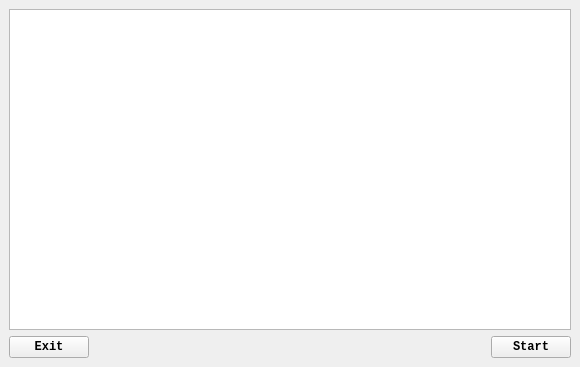
<?xml version="1.0" encoding="UTF-8"?>
<ui version="4.0">
 <class>MainWindow</class>
 <widget class="QMainWindow" name="MainWindow">
  <property name="geometry">
   <rect>
    <x>0</x>
    <y>0</y>
    <width>580</width>
    <height>367</height>
   </rect>
  </property>
  <property name="font">
   <font>
    <family>Courier New</family>
    <bold>true</bold>
   </font>
  </property>
  <property name="windowTitle">
   <string>Gene Count++</string>
  </property>
  <widget class="QWidget" name="centralwidget">
   <layout class="QVBoxLayout" name="verticalLayout">
    <item>
     <widget class="QPlainTextEdit" name="gc_output">
      <property name="font">
       <font>
        <family>Courier New</family>
        <bold>true</bold>
       </font>
      </property>
      <property name="readOnly">
       <bool>true</bool>
      </property>
     </widget>
    </item>
    <item>
     <layout class="QHBoxLayout" name="horizontalLayout">
      <item>
       <widget class="QPushButton" name="exit_btn">
        <property name="text">
         <string>Exit</string>
        </property>
       </widget>
      </item>
      <item>
       <spacer name="horizontalSpacer">
        <property name="orientation">
         <enum>Qt::Horizontal</enum>
        </property>
        <property name="sizeHint" stdset="0">
         <size>
          <width>40</width>
          <height>20</height>
         </size>
        </property>
       </spacer>
      </item>
      <item>
       <widget class="QPushButton" name="start_btn">
        <property name="text">
         <string>Start</string>
        </property>
       </widget>
      </item>
     </layout>
    </item>
   </layout>
  </widget>
  <widget class="QMenuBar" name="menubar">
   <property name="geometry">
    <rect>
     <x>0</x>
     <y>0</y>
     <width>580</width>
     <height>24</height>
    </rect>
   </property>
  </widget>
 </widget>
 <resources/>
 <connections>
  <connection>
   <sender>exit_btn</sender>
   <signal>clicked()</signal>
   <receiver>MainWindow</receiver>
   <slot>close()</slot>
   <hints>
    <hint type="sourcelabel">
     <x>43</x>
     <y>429</y>
    </hint>
    <hint type="destinationlabel">
     <x>289</x>
     <y>228</y>
    </hint>
   </hints>
  </connection>
 </connections>
</ui>
